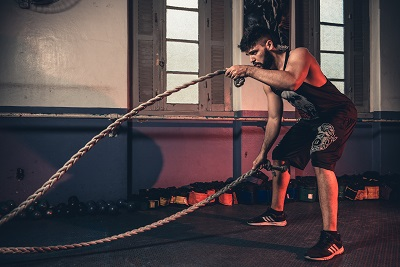
#> input picture new.jpg, 400 x 267 px, found by its file name
$ python mstnew38.py
#> lines starting #> are read from the running program, lines starting #| are printed output that depends on the picture
from PIL import Image
new = Image.new("RGBA", (2000,2000))
#> new: PIL image 2000x2000 RGBA; every value is 0

img = Image.open("NEW.jpg")
#> img is the input picture: PIL image 400x267 RGB; mean R, G, B 78.9, 68.8, 71.8
img = img.resize((500,500))
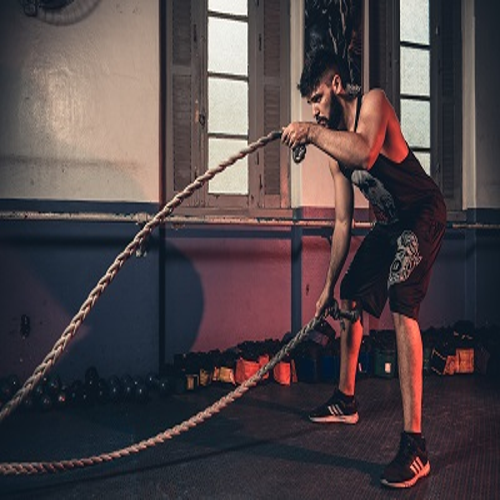
#> img: PIL image 500x500 RGB; mean R, G, B 78.9, 68.8, 71.8

new.paste(img, (0,0))
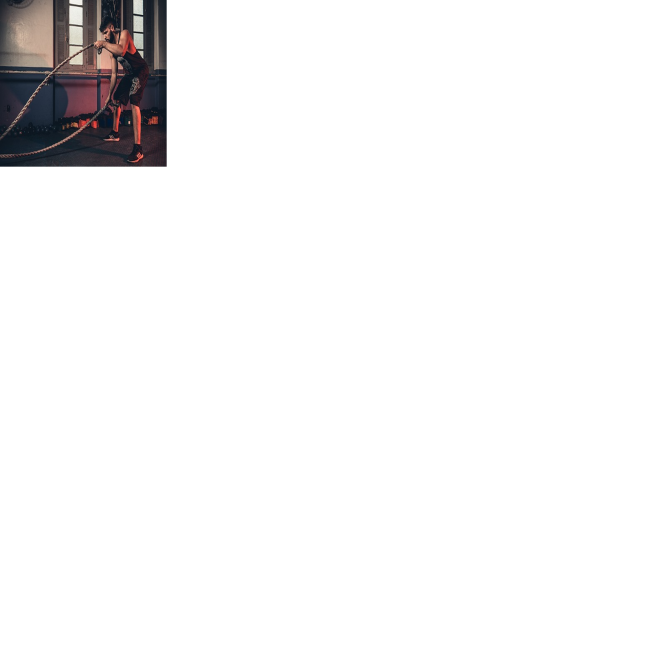
#> new: PIL image 2000x2000 RGBA (shown at 1/3 size); mean R, G, B, A 4.9, 4.3, 4.5, 15.9; transparent parts drawn white
new.paste(img, (1000,0))
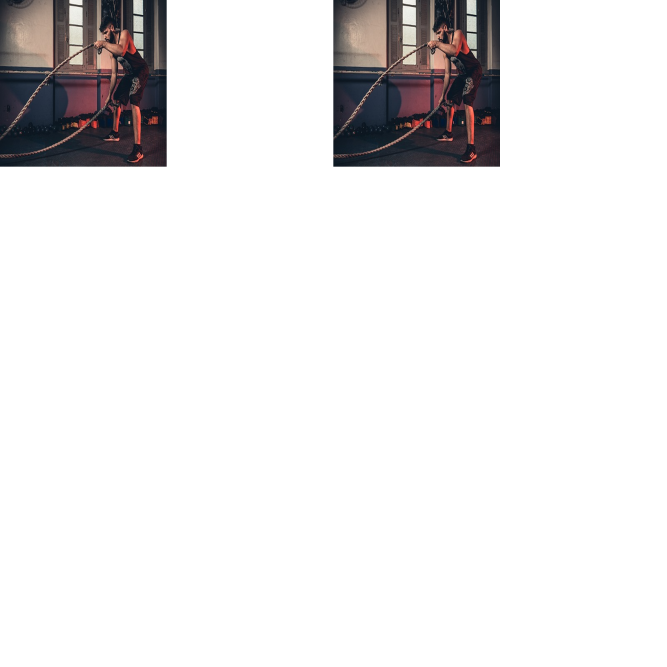
#> new: PIL image 2000x2000 RGBA (shown at 1/3 size); mean R, G, B, A 9.9, 8.6, 9, 31.9; transparent parts drawn white
new.paste(img, (500,500))
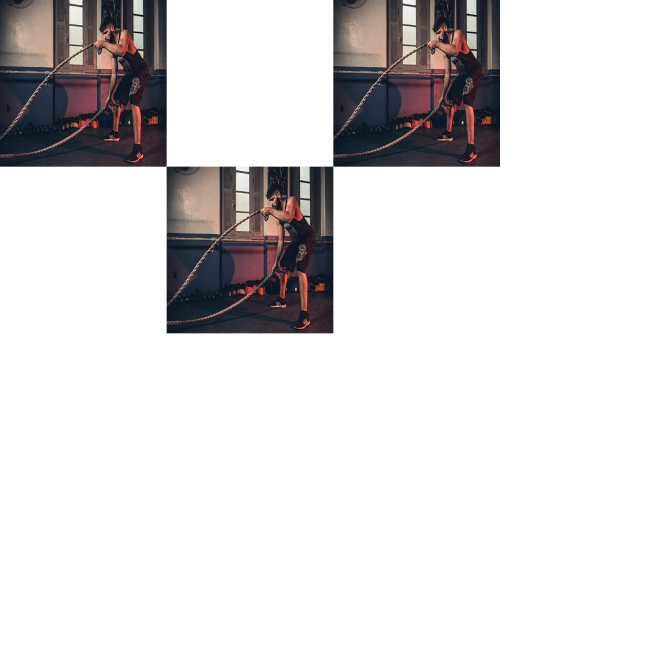
#> new: PIL image 2000x2000 RGBA (shown at 1/3 size); mean R, G, B, A 14.8, 12.9, 13.5, 47.8; transparent parts drawn white
new.paste(img, (1000,1000))
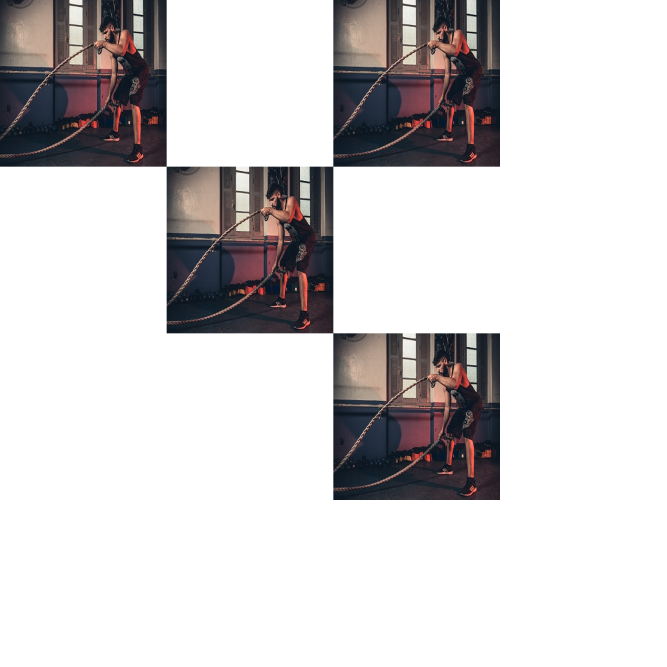
#> new: PIL image 2000x2000 RGBA (shown at 1/3 size); mean R, G, B, A 19.7, 17.2, 17.9, 63.8; transparent parts drawn white
new.paste(img, (5000,200))
new.paste(img, (1500,500))
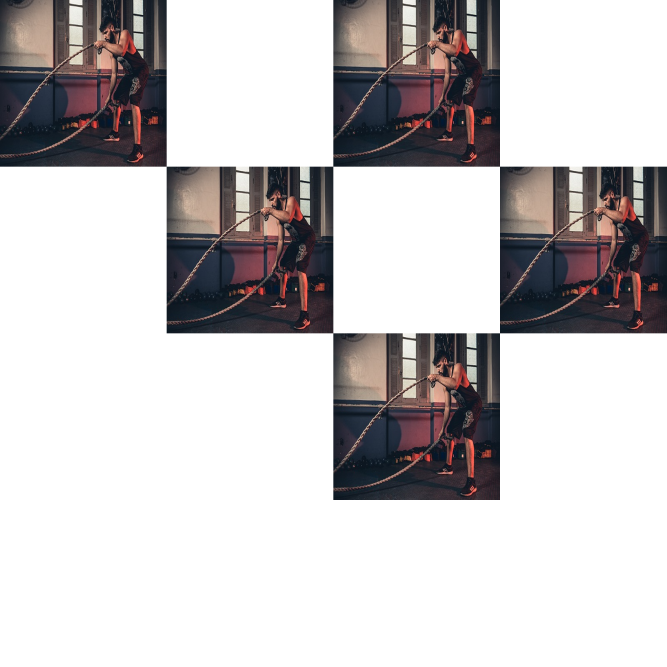
#> new: PIL image 2000x2000 RGBA (shown at 1/3 size); mean R, G, B, A 24.7, 21.5, 22.4, 79.7; transparent parts drawn white
new.paste(img, (1500,1500))
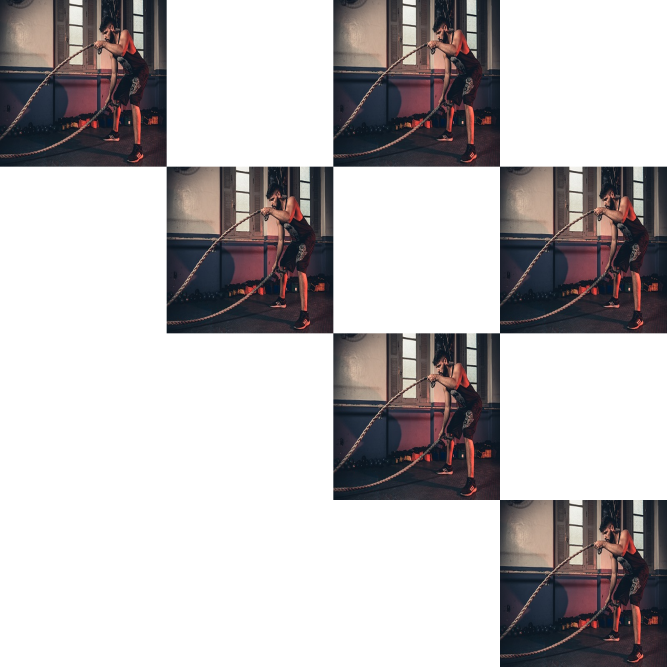
#> new: PIL image 2000x2000 RGBA (shown at 1/3 size); mean R, G, B, A 29.6, 25.8, 26.9, 95.6; transparent parts drawn white


new.show()

$ run again, with image1.jpg copied over new.jpg
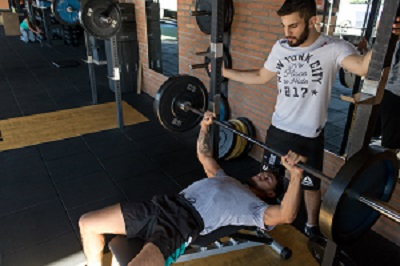
#> input picture image1.jpg, 400 x 266 px, found by its file name
#> img is the input picture: PIL image 400x266 RGB; mean R, G, B 67.4, 63.6, 61.2
#> `img = img.resize((500,500))`:
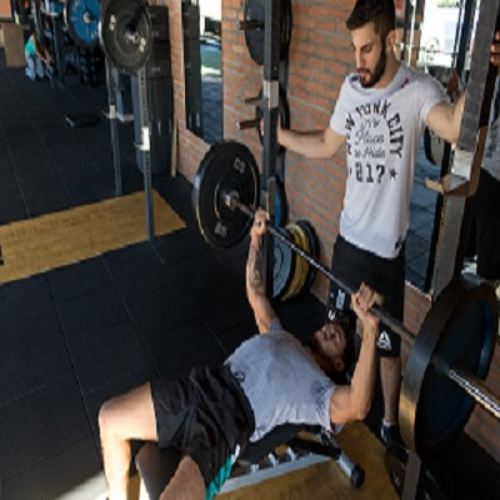
#> img: PIL image 500x500 RGB; mean R, G, B 67.4, 63.6, 61.2
#> `new.paste(img, (1500,1500))`:
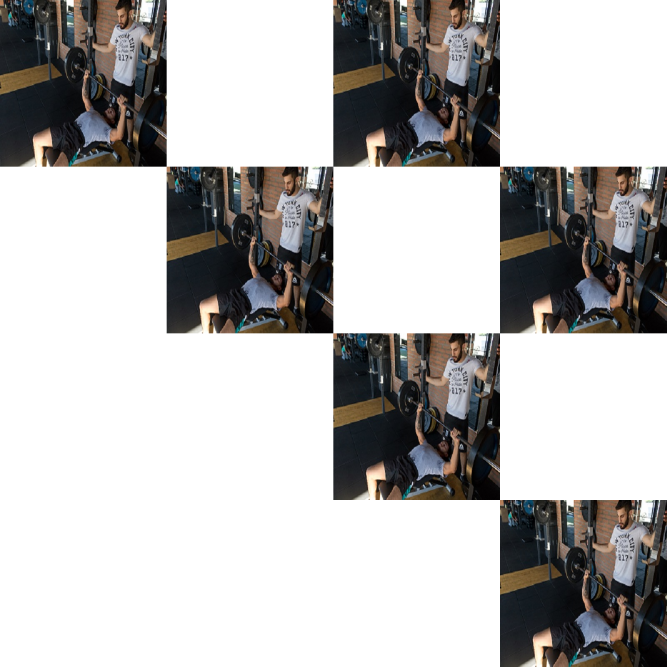
#> new: PIL image 2000x2000 RGBA (shown at 1/3 size); mean R, G, B, A 25.3, 23.9, 23, 95.6; transparent parts drawn white

$ run again, with image2.jpg copied over new.jpg
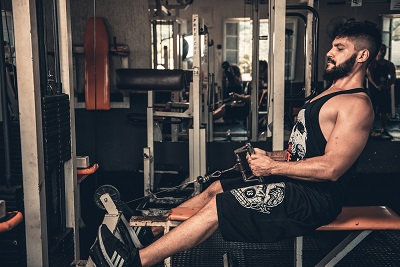
#> input picture image2.jpg, 400 x 267 px, found by its file name
#> img is the input picture: PIL image 400x267 RGB; mean R, G, B 74.9, 69.4, 68.7
#> `img = img.resize((500,500))`:
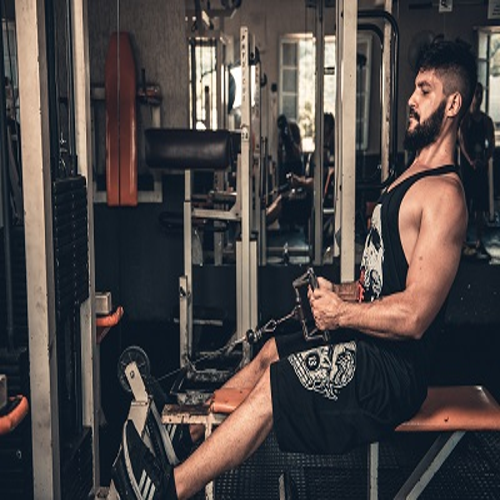
#> img: PIL image 500x500 RGB; mean R, G, B 74.9, 69.4, 68.7
#> `new.paste(img, (1500,1500))`:
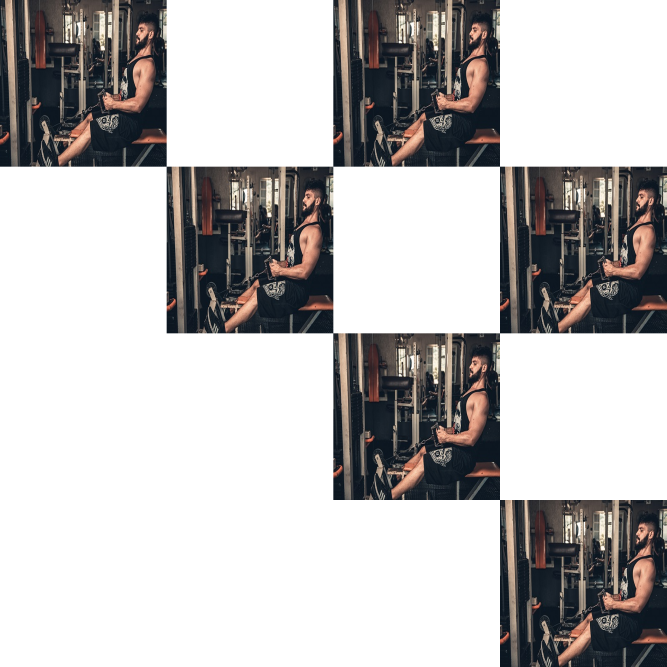
#> new: PIL image 2000x2000 RGBA (shown at 1/3 size); mean R, G, B, A 28.1, 26, 25.8, 95.6; transparent parts drawn white
